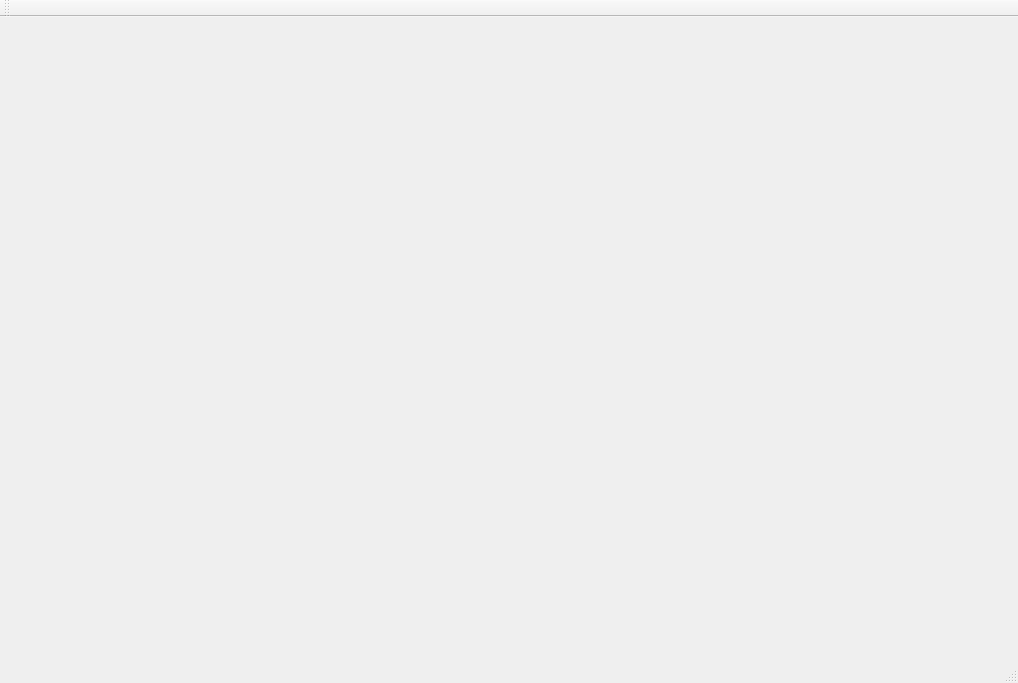
<?xml version="1.0" encoding="UTF-8"?>
<ui version="4.0">
 <class>Application</class>
 <widget class="QMainWindow" name="Application">
  <property name="geometry">
   <rect>
    <x>0</x>
    <y>0</y>
    <width>1018</width>
    <height>683</height>
   </rect>
  </property>
  <property name="windowTitle">
   <string>Application</string>
  </property>
  <widget class="QWidget" name="centralWidget"/>
  <widget class="QMenuBar" name="menuBar">
   <property name="geometry">
    <rect>
     <x>0</x>
     <y>0</y>
     <width>1018</width>
     <height>21</height>
    </rect>
   </property>
  </widget>
  <widget class="QToolBar" name="mainToolBar">
   <attribute name="toolBarArea">
    <enum>TopToolBarArea</enum>
   </attribute>
   <attribute name="toolBarBreak">
    <bool>false</bool>
   </attribute>
  </widget>
  <widget class="QStatusBar" name="statusBar"/>
 </widget>
 <layoutdefault spacing="6" margin="11"/>
 <resources/>
 <connections/>
</ui>
